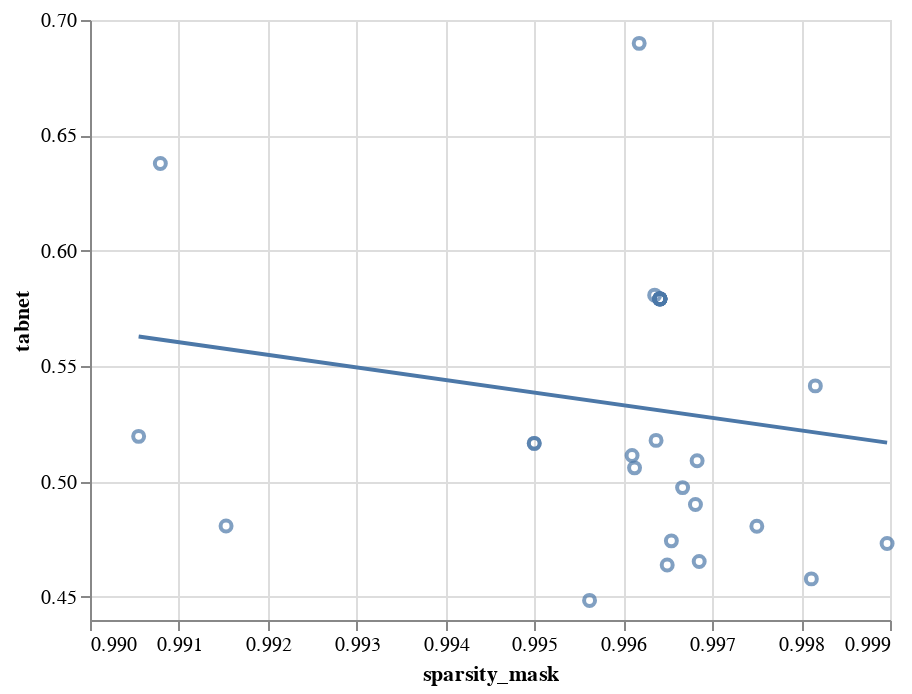

Notebook source saved alongside this figure:
### Code cell
x = "sparsity_mask"
y = "tabnet"

chart = alt.Chart(metrics).mark_point().encode(
    x=alt.X(x, scale=alt.Scale(zero=False)),
    y=alt.Y(y, scale=alt.Scale(zero=False))
)

chart = chart + chart.transform_regression(x, y).mark_line()
#chart.show()
chart

### Figure 1 — Vega-Lite specification as saved in the notebook (floating-point values rounded to 4 significant figures)
{"config": {"view": {"continuousWidth": 400, "continuousHeight": 300}}, "layer": [{"mark": "point", "encoding": {"x": {"type": "quantitative", "field": "sparsity_mask", "scale": {"zero": false}}, "y": {"type": "quantitative", "field": "tabnet", "scale": {"zero": false}}}}, {"mark": "line", "encoding": {"x": {"type": "quantitative", "field": "sparsity_mask", "scale": {"zero": false}}, "y": {"type": "quantitative", "field": "tabnet", "scale": {"zero": false}}}, "transform": [{"on": "sparsity_mask", "regression": "tabnet"}]}], "data": {"name": "data-b744da6c7b4585a4a9e4211d8c8ec438"}, "$schema": "https://vega.github.io/schema/vega-lite/v4.8.1.json", "datasets": {"data-b744da6c7b4585a4a9e4211d8c8ec438": [{"integrated_gradients": 0.7214, "loss": 0.5574, "tabnet": 0.4638, "sparsity_mask": 0.9965, "saliency": 0.5507, "AUROC": 0.7948}, {"integrated_gradients": 0.6803, "loss": 0.5422, "tabnet": 0.4732, "sparsity_mask": 0.999, "saliency": 0.538, "AUROC": 0.8058}, {"integrated_gradients": 0.563, "loss": 0.6659, "tabnet": 0.5196, "sparsity_mask": 0.9905, "saliency": 0.5607, "AUROC": 0.6121}, {"integrated_gradients": 0.518, "loss": 0.5255, "tabnet": 0.4974, "sparsity_mask": 0.9967, "saliency": 0.5232, "AUROC": 0.829}, {"integrated_gradients": 0.6228, "loss": 0.5371, "tabnet": 0.5792, "sparsity_mask": 0.9964, "saliency": 0.5221, "AUROC": 0.8339}, {"integrated_gradients": 0.6279, "loss": 0.5364, "tabnet": 0.4654, "sparsity_mask": 0.9969, "saliency": 0.5325, "AUROC": 0.8187}, {"integrated_gradients": 0.6228, "loss": 0.5371, "tabnet": 0.5792, "sparsity_mask": 0.9964, "saliency": 0.5221, "AUROC": 0.8339}, {"integrated_gradients": 0.6228, "loss": 0.5371, "tabnet": 0.5792, "sparsity_mask": 0.9964, "saliency": 0.5221, "AUROC": 0.8339}, {"integrated_gradients": 0.6228, "loss": 0.5371, "tabnet": 0.5792, "sparsity_mask": 0.9964, "saliency": 0.5221, "AUROC": 0.8339}, {"integrated_gradients": 0.6093, "loss": 0.6032, "tabnet": 0.5415, "sparsity_mask": 0.9982, "saliency": 0.5697, "AUROC": 0.7383}, {"integrated_gradients": 0.5521, "loss": 0.5279, "tabnet": 0.5059, "sparsity_mask": 0.9961, "saliency": 0.5253, "AUROC": 0.8228}, {"integrated_gradients": 0.6339, "loss": 0.5257, "tabnet": 0.4901, "sparsity_mask": 0.9968, "saliency": 0.5328, "AUROC": 0.8379}, {"integrated_gradients": 0.6982, "loss": 0.5303, "tabnet": 0.4806, "sparsity_mask": 0.9975, "saliency": 0.5519, "AUROC": 0.8118}, {"integrated_gradients": 0.6118, "loss": 0.6821, "tabnet": 0.5165, "sparsity_mask": 0.995, "saliency": 0.5355, "AUROC": 0.5663}, {"integrated_gradients": 0.6269, "loss": 0.5353, "tabnet": 0.5808, "sparsity_mask": 0.9964, "saliency": 0.5336, "AUROC": 0.8328}, {"integrated_gradients": 0.6228, "loss": 0.5371, "tabnet": 0.5792, "sparsity_mask": 0.9964, "saliency": 0.5221, "AUROC": 0.8339}, {"integrated_gradients": 0.6118, "loss": 0.6821, "tabnet": 0.5165, "sparsity_mask": 0.995, "saliency": 0.5355, "AUROC": 0.5663}, {"integrated_gradients": 0.6228, "loss": 0.5371, "tabnet": 0.5792, "sparsity_mask": 0.9964, "saliency": 0.5221, "AUROC": 0.8339}, {"integrated_gradients": 0.6228, "loss": 0.5371, "tabnet": 0.5792, "sparsity_mask": 0.9964, "saliency": 0.5221, "AUROC": 0.8339}, {"integrated_gradients": 0.6228, "loss": 0.5371, "tabnet": 0.5792, "sparsity_mask": 0.9964, "saliency": 0.5221, "AUROC": 0.8339}, {"integrated_gradients": 0.6458, "loss": 0.5072, "tabnet": 0.5178, "sparsity_mask": 0.9964, "saliency": 0.5642, "AUROC": 0.8304}, {"integrated_gradients": 0.7265, "loss": 0.5248, "tabnet": 0.6899, "sparsity_mask": 0.9962, "saliency": 0.5759, "AUROC": 0.828}, {"integrated_gradients": 0.558, "loss": 0.6652, "tabnet": 0.509, "sparsity_mask": 0.9968, "saliency": 0.5225, "AUROC": 0.5953}, {"integrated_gradients": 0.5624, "loss": 0.6426, "tabnet": 0.4743, "sparsity_mask": 0.9965, "saliency": 0.5322, "AUROC": 0.6665}, {"integrated_gradients": 0.5579, "loss": 0.5803, "tabnet": 0.5113, "sparsity_mask": 0.9961, "saliency": 0.5149, "AUROC": 0.7825}, {"integrated_gradients": 0.5221, "loss": 0.6915, "tabnet": 0.4807, "sparsity_mask": 0.9915, "saliency": 0.5104, "AUROC": 0.5251}, {"integrated_gradients": 0.6053, "loss": 0.6707, "tabnet": 0.4578, "sparsity_mask": 0.9981, "saliency": 0.5137, "AUROC": 0.5761}, {"integrated_gradients": 0.6728, "loss": 0.5328, "tabnet": 0.4485, "sparsity_mask": 0.9956, "saliency": 0.5346, "AUROC": 0.8215}, {"integrated_gradients": 0.6228, "loss": 0.5371, "tabnet": 0.5792, "sparsity_mask": 0.9964, "saliency": 0.5221, "AUROC": 0.8339}, {"integrated_gradients": 0.7219, "loss": 0.6429, "tabnet": 0.6379, "sparsity_mask": 0.9908, "saliency": 0.6617, "AUROC": 0.6713}]}}
